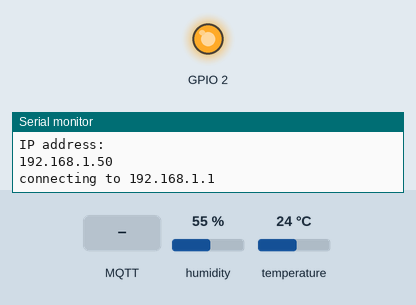
The sketch below on a simulated ESP8266 (NodeMCU). Parts: output pins drawn as LEDs (lit = HIGH, except the on-board LED, lit = LOW), the last lines printed to the serial monitor. The inputs (shaded band) are chosen by the test bench; at power-on: humidity 55 %, temperature 24 °C. WiFi joins after 1.5 s; servers stay silent unless stated; random numbers use the default seed unless the sketch sets one; no MQTT or app messages arrive unless stated.

Above: at 3.2 s.
3.3 s: MQTT message "0" arrives on the first subscribed topic
At 6.6 s:
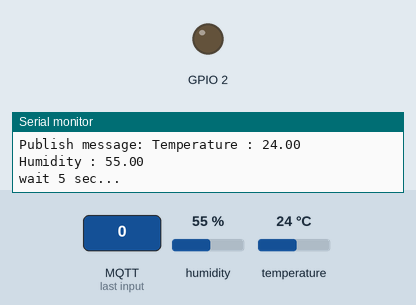
8.2 s: MQTT message "1" arrives on the first subscribed topic
At 14.5 s:
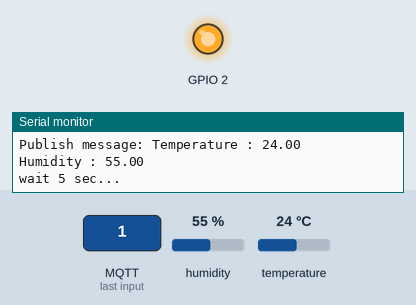
14.9 s: MQTT message "2" arrives on the first subscribed topic
At 22.3 s:
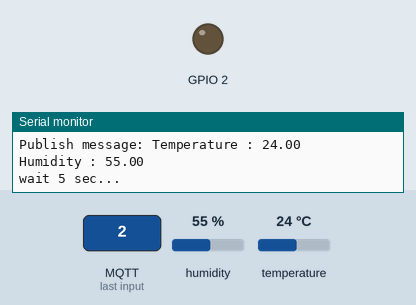
Timing chart, 0 to 23.8 s (numbered marks = the images above; inputs shaded):
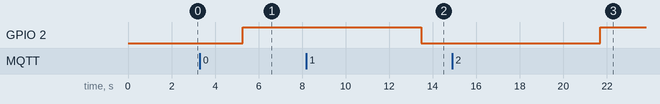

Measured:
- after the input at 3.3 s, GPIO 2: LOW → HIGH after 2.0 s
- after the input at 8.2 s, GPIO 2: HIGH → LOW after 5.3 s
- after the input at 14.9 s, GPIO 2: LOW → HIGH after 6.8 s

The sketch:

WiFiClientBasic.ino
```cpp
/*
 *  This sketch sends a message to a TCP server
 *
 */

#include <ESP8266WiFi.h>
#include <ESP8266WiFiMulti.h>
#include <ESP8266WebServer.h>
#include "PubSubClient.h"

#include <Adafruit_Sensor.h>
#include <DHT.h>
#include <DHT_U.h>

#define DHTPIN            5
#define TOPIC "nini-sysy"
#define DHTTYPE           DHT11     // DHT 11
//#define DHTTYPE           DHT22     // DHT 22 (AM2302)
//#define DHTTYPE           DHT21     // DHT 21 (AM2301)

ESP8266WiFiMulti WiFiMulti;

ESP8266WebServer server(80);

DHT_Unified dht(DHTPIN, DHTTYPE);

uint32_t delayMS;

const char* mqtt_server = "192.168.1.58";

WiFiClient espClient;
PubSubClient client(espClient);
long lastMsg = 0;
char msg[50];
int value = 0;

void handleRoot() {
  server.send(200, "text/html", "<h1>You are connected</h1>");
}

void setupDHT() {
    dht.begin();
    sensor_t sensor;
    dht.temperature().getSensor(&sensor);
    // Print humidity sensor details.
    dht.humidity().getSensor(&sensor);
    delayMS = sensor.min_delay / 1000;
}

void setup() {
    Serial.begin(115200);
    delay(10);
    pinMode(BUILTIN_LED, OUTPUT);
    setupDHT();

    // We start by connecting to a WiFi network
    WiFiMulti.addAP("info-licence-a", "pm01web02pm03web04");

    Serial.println();
    Serial.println();
    Serial.print("Wait for WiFi... ");

    while(WiFiMulti.run() != WL_CONNECTED) {
        Serial.print(".");
        delay(500);
    }

    Serial.println("");
    Serial.println("WiFi connected");
    Serial.println("IP address: ");
    Serial.println(WiFi.localIP());

    client.setServer(mqtt_server, 1883);
    client.setCallback(callback);

    delay(500);
}

void callback(char* topic, byte* payload, unsigned int length) {
  Serial.print("Message arrived [");
  Serial.print(topic);
  Serial.print("] ");
  for (int i = 0; i < length; i++) {
    Serial.print((char)payload[i]);
  }
  Serial.println();

  // Switch on the LED if an 1 was received as first character
  if ((char)payload[0] == '1') {
    digitalWrite(BUILTIN_LED, LOW);   // Turn the LED on (Note that LOW is the voltage level
    // but actually the LED is on; this is because
    // it is acive low on the ESP-01)
  } else {
    digitalWrite(BUILTIN_LED, HIGH);  // Turn the LED off by making the voltage HIGH
  }

}

void reconnect() {
  // Loop until we're reconnected
  while (!client.connected()) {
    Serial.print("Attempting MQTT connection...");
    // Create a random client ID
    String clientId = "ESP8266Client-nini-sysy";
    clientId += String(random(0xffff), HEX);
    // Attempt to connect
    if (client.connect(clientId.c_str())) {
      Serial.println("connected");
      // Once connected, publish an announcement...
      client.publish(TOPIC, "hello world");
      // ... and resubscribe
      client.subscribe("nini-sysy");
    } else {
      Serial.print("failed, rc=");
      Serial.print(client.state());
      Serial.println(" try again in 5 seconds");
      // Wait 5 seconds before retrying
      delay(5000);
    }
  }
}
float getTemp() {
    // Delay between measurements.
    delay(delayMS);
    // Get temperature event and print its value.
    sensors_event_t event;
    dht.temperature().getEvent(&event);
    float temp;
    if (isnan(event.temperature)) {
      Serial.println("Error reading temperature!");
    }
    else {
      Serial.print("Temperature: ");
      temp = event.temperature;
      Serial.print(temp);
      Serial.println(" *C");
    }

    return temp;
}

float getHum() {
    // Get humidity event and print its value.
    sensors_event_t event;
    dht.humidity().getEvent(&event);
    float hum;
    if (isnan(event.relative_humidity)) {
      Serial.println("Error reading humidity!");
    }
    else {
      Serial.print("Humidity: ");
      hum = event.relative_humidity;
      Serial.print(hum);
      Serial.println("%");
    }

    return hum;
}

void loop() {
    const uint16_t port = 80;
    const char * host = "192.168.1.1"; // ip or dns

    Serial.print("\nconnecting to ");
    Serial.println(host);

    // Use WiFiClient class to create TCP connections
    WiFiClient espClient;

    if (!espClient.connect(host, port)) {
        Serial.println("connection failed");
        Serial.println("wait 5 sec...");
        delay(5000);
        WiFi.mode(WIFI_AP);
        IPAddress IP(192,168,2,1);
        IPAddress Gateway(192,168,2,255);
        IPAddress subnet(255,255,255,0);
        WiFi.softAPConfig(IP, Gateway, subnet);
        WiFi.softAP("ESP8266", "password");
        IPAddress myIP = WiFi.softAPIP();
        Serial.print("AP IP address: ");
        Serial.println(myIP);
        server.on("/", handleRoot);
        server.begin();
        Serial.println("HTTP server started");
    }

    // This will send the request to the server
    espClient.print("Send this data to server");

    //read back one line from server
    String line = espClient.readStringUntil('\r');
    espClient.println(line);

    float temp = getTemp();
    float hum = getHum();

    if (!client.connected()) {
      reconnect();
    }
    client.loop();

    long now = millis();
    if (now - lastMsg > 2000) {
      lastMsg = now;
      ++value;
      snprintf (msg, 75, "Temperature : %s\nHumidity : %s", String(temp).c_str(), String(hum).c_str());
      Serial.print("Publish message: ");
      Serial.println(msg);
      client.publish("nini-sysy", msg);
    }

    /*
    Serial.println("closing connection");
    client.stop();
    */

    Serial.println("wait 5 sec...");
    delay(5000);
}
```
